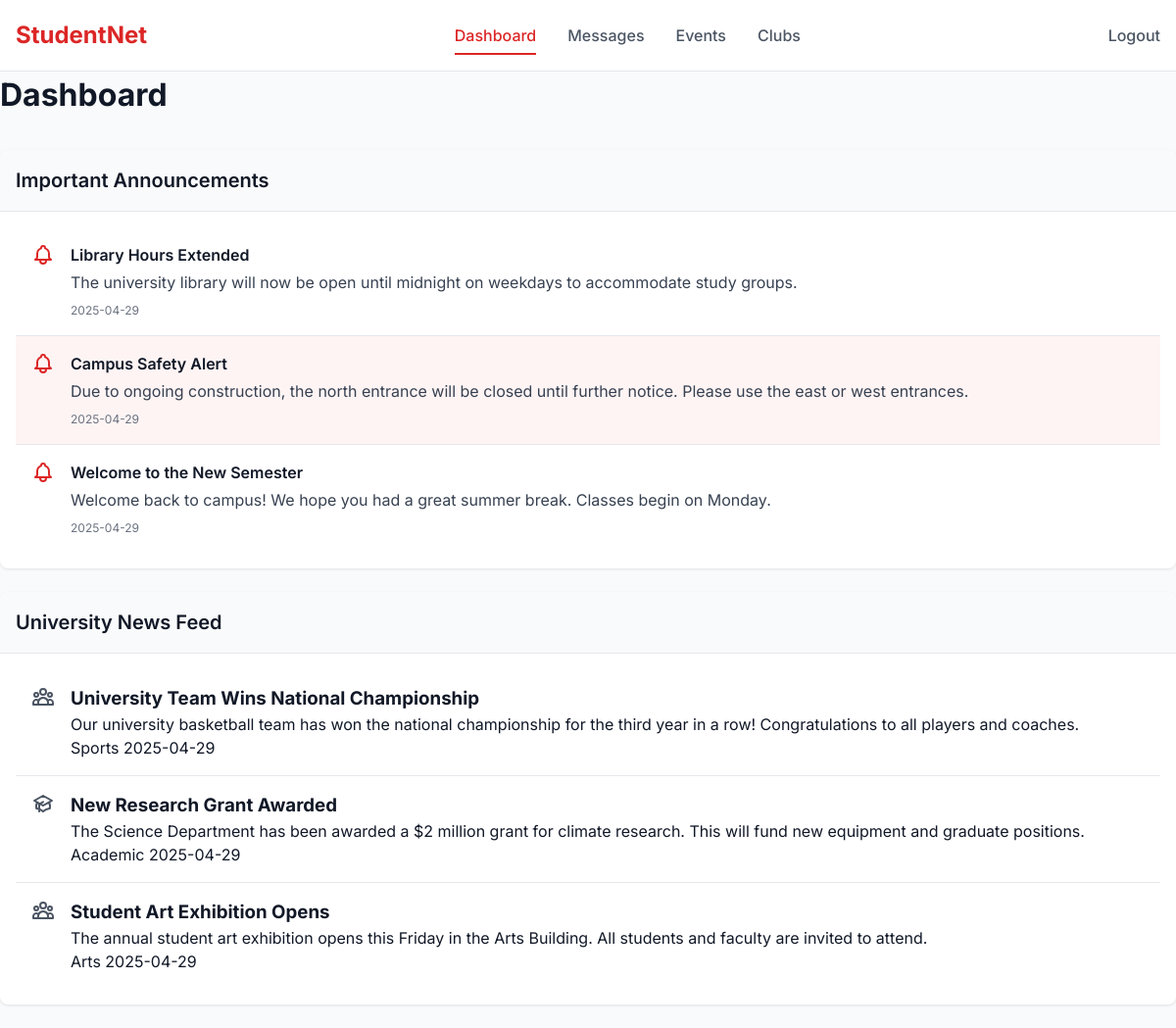
The app's page / (signed in) with its own data.
### app.py (models this page shows)
class Announcement(db.Model):
    id = db.Column(db.Integer, primary_key=True)
    title = db.Column(db.String(100), nullable=False)
    content = db.Column(db.Text, nullable=False)
    type = db.Column(db.String(20), default='normal')  # normal, urgent, event
    date = db.Column(db.DateTime, default=datetime.utcnow)

class News(db.Model):
    id = db.Column(db.Integer, primary_key=True)
    title = db.Column(db.String(100), nullable=False)
    content = db.Column(db.Text, nullable=False)
    category = db.Column(db.String(50))
    date = db.Column(db.DateTime, default=datetime.utcnow)

### app.py (the view)
@app.route('/')
def index():
    if 'user_id' not in session:
        return redirect(url_for('login'))
    announcements = Announcement.query.order_by(Announcement.date.desc()).limit(5).all()
    news = News.query.order_by(News.date.desc()).limit(5).all()
    return render_template('dashboard.html', announcements=announcements, news=news)

### templates/dashboard.html (shortened to what this page needs)
{% extends 'base.html' %}
{% block content %}
<h1 class="page-title">Dashboard</h1>
<section class="card">
    <div class="card-header">
        <h2 class="card-title">Important Announcements</h2>
    </div>
    <div class="card-body">
        {% if announcements %}
            {% for announcement in announcements %}
                <div class="announcement {% if announcement.type == 'urgent' %}announcement-urgent{% endif %}">
                    <div class="announcement-icon">
                    </div>
                    <div class="announcement-content">
                        <h3 class="announcement-title">{{ announcement.title }}</h3>
                        <p class="announcement-text">{{ announcement.content }}</p>
                        <p class="announcement-date">{{ announcement.date.strftime('%Y-%m-%d') }}</p>
                    </div>
                </div>
            {% endfor %}
        {% else %}
            <p class="empty-state">No announcements available.</p>
        {% endif %}
    </div>
</section>
<section class="card">
    <div class="card-header">
        <h2 class="card-title">University News Feed</h2>
    </div>
    <div class="card-body">
        {% if news %}
            {% for item in news %}
                <div class="news-item">
                    <div class="news-icon">
                    </div>
                    <div class="news-content">
                        <h3 class="news-title">{{ item.title }}</h3>
                        <p class="news-text">{{ item.content }}</p>
                        <div class="news-meta">
                            <span class="news-category">{{ item.category }}</span>
                            <span class="news-date">{{ item.date.strftime('%Y-%m-%d') }}</span>
                        </div>
                    </div>
                </div>
            {% endfor %}
        {% else %}
            <p class="empty-state">No news available.</p>
        {% endif %}
    </div>
</section>
{% endblock %}

### templates/base.html (shortened to what this page needs)
<!DOCTYPE html>
<html lang="en">
<head>
    <link rel="stylesheet" href="{{ url_for('static', filename='css/style.css') }}">
</head>
<body>
    <div class="container">
        {% if session.user_id %}
        <nav class="navbar">
            <div class="navbar-brand">StudentNet</div>
            <div class="navbar-menu">
                <a href="{{ url_for('index') }}" class="nav-item {% if request.path == url_for('index') %}active{% endif %}">Dashboard</a>
                <a href="{{ url_for('messages') }}" class="nav-item {% if request.path.startswith('/messages') %}active{% endif %}">Messages</a>
                <a href="{{ url_for('events') }}" class="nav-item {% if request.path == url_for('events') %}active{% endif %}">Events</a>
                <a href="{{ url_for('clubs') }}" class="nav-item {% if request.path == url_for('clubs') %}active{% endif %}">Clubs</a>
            </div>
            <div class="navbar-end">
                <a href="{{ url_for('logout') }}" class="nav-item">Logout</a>
            </div>
        </nav>
        {% endif %}
        <main class="content">
            {% block content %}{% endblock %}
        </main>
    </div>
</body>
</html>

### static/css/style.css (style rules this page uses)
:root { --primary: #dc2626; --primary-dark: #b91c1c; --white: #ffffff; --gray-50: #f9fafb; --gray-100: #f3f4f6; --gray-200: #e5e7eb; --gray-300: #d1d5db; --gray-400: #9ca3af; --gray-500: #6b7280; --gray-600: #4b5563; --gray-700: #374151; --gray-800: #1f2937; --gray-900: #111827; }
* { margin: 0; padding: 0; box-sizing: border-box; }
body { font-family: 'Inter', sans-serif; background-color: var(--gray-50); color: var(--gray-900); line-height: 1.5; }
.container { min-height: 100vh; display: flex; flex-direction: column; }
.navbar { background-color: var(--white); border-bottom: 1px solid var(--gray-200); padding: 1rem; display: flex; justify-content: space-between; align-items: center; }
.navbar-brand { font-size: 1.5rem; font-weight: 700; color: var(--primary); }
.navbar-menu { display: flex; gap: 2rem; }
.nav-item { text-decoration: none; color: var(--gray-600); font-weight: 500; padding: 0.5rem 0; position: relative; }
.nav-item.active { color: var(--primary); }
.nav-item.active::after { content: ''; position: absolute; bottom: 0; left: 0; width: 100%; height: 2px; background-color: var(--primary); }
.page-title { font-size: 2rem; font-weight: 700; color: var(--gray-900); margin-bottom: 2rem; }
.card { background-color: var(--white); border-radius: 0.5rem; box-shadow: 0 1px 3px rgba(0, 0, 0, 0.1); overflow: hidden; margin-bottom: 1.5rem; }
.card-header { padding: 1rem; border-bottom: 1px solid var(--gray-200); background-color: var(--gray-50); }
.card-title { font-size: 1.25rem; font-weight: 600; color: var(--gray-900); margin: 0; }
.card-body { padding: 1rem; }
.announcement { display: flex; padding: 1rem; border-bottom: 1px solid var(--gray-200); }
.announcement:last-child { border-bottom: none; }
.announcement-urgent { background-color: rgba(220, 38, 38, 0.05); }
.announcement-icon { flex-shrink: 0; margin-right: 1rem; }
.announcement-icon .icon { width: 24px; height: 24px; color: var(--primary); }
.announcement-content { flex: 1; }
.announcement-title { font-size: 1rem; font-weight: 600; margin-bottom: 0.25rem; color: var(--gray-900); }
.announcement-text { color: var(--gray-700); margin-bottom: 0.5rem; }
.announcement-date { font-size: 0.75rem; color: var(--gray-500); }
.news-item { display: flex; padding: 1rem; border-bottom: 1px solid var(--gray-200); }
.news-item:last-child { border-bottom: none; }
.news-icon { flex-shrink: 0; margin-right: 1rem; }
.news-icon .icon { width: 24px; height: 24px; color: var(--gray-600); }

### records on screen
Announcement: title "Library Hours Extended", content "The university library will now be open until midnight on weekdays to accommodate study groups.", date "2025-04-29"
Announcement: title "Campus Safety Alert", content "Due to ongoing construction, the north entrance will be closed until further notice. Please use the east or west entrances.", date "2025-04-29"
Announcement: title "Welcome to the New Semester", content "Welcome back to campus! We hope you had a great summer break. Classes begin on Monday.", date "2025-04-29"
News: title "University Team Wins National Championship", content "Our university basketball team has won the national championship for the third year in a row! Congratulations to all players and coaches.", category "Sports", date "2025-04-29"
News: title "New Research Grant Awarded", content "The Science Department has been awarded a $2 million grant for climate research. This will fund new equipment and graduate positions.", category "Academic", date "2025-04-29"
News: title "Student Art Exhibition Opens", content "The annual student art exhibition opens this Friday in the Arts Building. All students and faculty are invited to attend.", category "Arts", date "2025-04-29"
